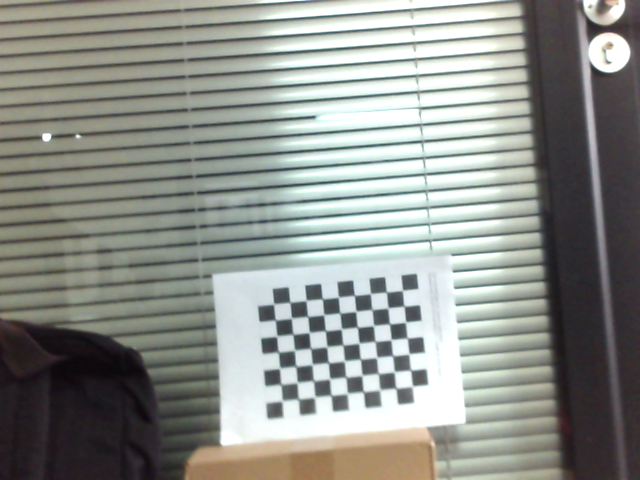
#> input picture image/chessboard-L0.png, 640 x 480 px, given as the content of the folder ./image/chessboard-L, which was not available
$ python Calibrate.py   (older library calls are emulated)
#> lines starting #> are read from the running program, lines starting #| are printed output that depends on the picture; after the words box and inside, x2 and y2 are one past the last pixel; in counts of white or black regions, pixels touching at a corner belong together; pictures that were not available may be replaced by others from this repository, and a replacement may not be noted
# coding: utf-8

# Author: ChanLo
# Date: 2019.4
# Reference: https://albertarmea.com/post/opencv-stereo-camera/

import cv2
import numpy as np
import sys
import os
import glob

# Termination criteria
criteria = (cv2.TERM_CRITERIA_EPS + cv2.TERM_CRITERIA_MAX_ITER, 30, 0.001)
criteriaStereo = (cv2.TERM_CRITERIA_EPS + cv2.TERM_CRITERIA_MAX_ITER, 30, 0.001)

chessboard_size = (9, 7)

# Object points
preObjPoints = np.zeros((chessboard_size[0] * chessboard_size[1], 3), np.float32)
preObjPoints[:, :2] = np.mgrid[0:chessboard_size[0], 0:chessboard_size[1]].T.reshape(-1, 2)

imagesDir = './image'

def FindChessboards(imagesDir):
#> called with imagesDir = './image/chessboard-L'
    cacheFile = imagesDir + '/chessboards.npz'
    try:
        cache = np.load(cacheFile)
        print("Loading data from cache file at " + cacheFile)
        return (list(cache['filenames']),
                list(cache['objectPoints']),
                list(cache['imagePoints']),
                tuple(cache['imageSize']))
    except IOError:
        print("Cache file not found.")

    filenames = []
    objPoints = []
    imagePoints = []
    imageSize = None

    print("Reading images at " + imagesDir)
    imagePaths = glob.glob(imagesDir + "/*.png")

    # Call all saved images
    for imagePath in sorted(imagePaths):
        image = cv2.imread(imagePath)
#> image is the input picture: shape (480, 640, 3); mean B, G, R 139.5, 145.2, 141.9
        grayImage = cv2.cvtColor(image, cv2.COLOR_BGR2GRAY)
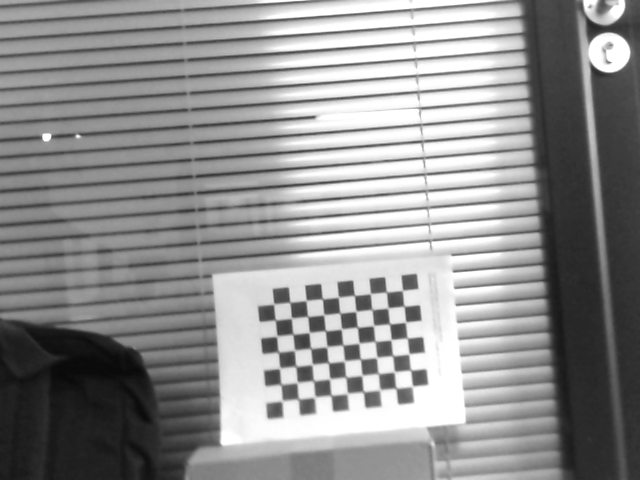
#> grayImage: shape (480, 640); min 9, max 255, mean 143.6
        imageSize = grayImage.shape[::-1]
#> imageSize = (640, 480)

        ret, corners = cv2.findChessboardCorners(grayImage, chessboard_size, None)
#> ret = True; corners = 63 rows, first 8: [413.4, 385.6], [396.3, 388.3], [381.1, 389.2], [363.2, 391.7], [348.2, 392.6], [331.1, 395.1], [315.7, 395.9], [298.4, 398.9]
        if ret:
            filenames.append(os.path.basename(imagePath))
            objPoints.append(preObjPoints)
            cv2.cornerSubPix(grayImage, corners, (11, 11), (-1, -1), criteria)
            imagePoints.append(corners)

        cv2.drawChessboardCorners(image, chessboard_size, corners, ret)
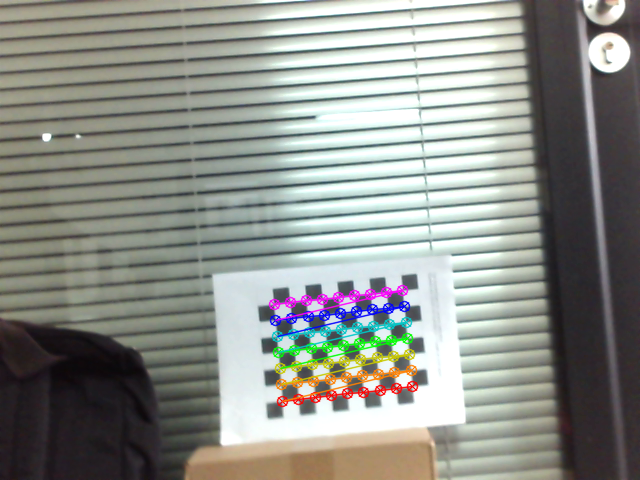
#> image: shape (480, 640, 3); 3.05% of pixels changed, all inside (x1, y1, x2, y2) = (268, 284, 419, 408)
        cv2.imshow(imagesDir, image)

        cv2.waitKey(1)

    cv2.destroyWindow(imagesDir)

    np.savez_compressed(cacheFile,
                        filenames=filenames,
                        objectPoints=objPoints,
                        imagePoints=imagePoints,
                        imageSize=imageSize)
    return (filenames, objPoints, imagePoints, imageSize)

# Camera Calibration
print("Starting calibration for the camera...")

(filenamesL, objPointsL, imagePointsL, imageSizeL) = FindChessboards('./image/chessboard-L')
#> filenamesL = ['chessboard-L0.png']; objPointsL = 1 item; imagePointsL = 1 item; imageSizeL = (640, 480)
(filenamesR, objPointsR, imagePointsR, imageSizeR) = FindChessboards('./image/chessboard-R')
#> filenamesR = ['chessboard-L0.png']; objPointsR = 1 item; imagePointsR = 1 item; imageSizeR = (640, 480)

def GetMatchingPoints(reqFilenames, allFilenames, objPoints, imagePoints):
    reqFilenamesSet = set(reqFilenames)
    reqObjPoints = []
    reqImagePoints = []

    for i, filename in enumerate(allFilenames):
        if filename in reqFilenames:
            reqObjPoints.append(objPoints[i])
            reqImagePoints.append(imagePoints[i])

    return (reqObjPoints, reqImagePoints)

filenames = filenamesL + filenamesR
#> filenames = ['chessboard-L0.png', 'chessboard-L0.png']
#filenames = list(set(filenamesL) & set(filenamesR))
filenames = sorted(filenames)
print("Using these images:")
print(filenames)
#| ['chessboard-L0.png', 'chessboard-L0.png']

(objPointsL, imagePointsL) = GetMatchingPoints(filenames, filenamesL, objPointsL, imagePointsL)
#> in GetMatchingPoints, `reqFilenamesSet = set(reqFilenames)`: reqFilenamesSet = 1 item
#> the loop in GetMatchingPoints, `for i, filename in enumerate(allFilenames):` made 1 pass
(objPointsR, imagePointsR) = GetMatchingPoints(filenames, filenamesR, objPointsR, imagePointsR)
#> the loop in GetMatchingPoints (call 2), `for i, filename in enumerate(allFilenames):` made 1 pass

imageSize = imageSizeL
#> imageSize = (640, 480)
objPoints = objPointsL
#> objPoints = 1 item
#print(objPoints)
#print(imagePointsL)
print(imageSize)
#| (640, 480)

# Determine the new values for different parameters
# Left Side
print("Calibrating left camera...")
retL, mtxL, distL, rvecsL, tvecsL = cv2.calibrateCamera(objPoints, imagePointsL, imageSize, None, None)
#> retL = 0.133; mtxL = [[1892.5, 0, 318.4], [0, 1885.5, 237.9], [0, 0, 1]]; distL = [[3.13, 163.2, -0.132, -0.0903, -11767.2]]; rvecsL = ([0.0168, 0.0481, 3.04],); tvecsL = ([5.83, 9.27, 116.1],)
'''
print("retL: ", retL)
print("mtxL: ", mtxL) # 内参数矩阵
print("distL: ", distL) # 畸变系数
print("rvecsL: ", rvecsL) # 旋转向量
print("tvecsL: ", tvecsL) # 平移向量
'''

# Right Side
print("Calibrating right camera...")
retR, mtxR, distR, rvecsR, tvecsR = cv2.calibrateCamera(objPoints, imagePointsR, imageSize, None, None)
#> retR = 0.133; mtxR has the same summary as mtxL; distR = [[3.13, 163.2, -0.132, -0.0903, -11767.2]]; rvecsR = ([0.0168, 0.0481, 3.04],); tvecsR = ([5.83, 9.27, 116.1],)

# Calibrate the Camera for Stereo
flags = 0
flags |= cv2.CALIB_FIX_INTRINSIC

print("Calibrating cameras together...")
retS, MLS, dLS, MRS, dRS, R, T, E, F = cv2.stereoCalibrate(objPoints,
                                                        imagePointsL,
                                                        imagePointsR,
                                                        mtxL,
                                                        distL,
                                                        mtxR,
                                                        distR,
                                                        imageSize,
                                                        None,
                                                        None,
                                                        None,
                                                        None,
                                                        flags,
                                                        criteriaStereo)
#> retS = 0.131; MLS has the same summary as mtxL; dLS = [[3.13, 163.2, -0.132, -0.0903, -11767.2]]; MRS has the same summary as mtxL; dRS = [[3.13, 163.2, -0.132, -0.0903, -11767.2]]; R = [[1, 7.65e-10, -6.86e-12], [-7.65e-10, 1, -2.52e-11], [6.86e-12, 2.52e-11, 1]]; T = [-6.79e-09, -5.58e-09, -1.51e-07]; E = [[-1.16e-16, 1.51e-07, -5.58e-09], [-1.51e-07, -1.15e-16, 6.79e-09], [5.58e-09, -6.79e-09, 1.33e-19]]; F = [[5.49e-06, -7198.7, 2213626.3], [7198.7, 5.52e-06, -2904484.8], [-2213626.3, 2904484.8, 1]]

print("Rectifying cameras...")
rectifyScale = 0
RL, RR, PL, PR, Q, roiL, roiR = cv2.stereoRectify(MLS, dLS, MRS, dRS, imageSize, R, T, None, None, None, None, None, cv2.CALIB_ZERO_DISPARITY, rectifyScale)
#> RL = [[0.0449, 0.0369, 0.998], [-0.0369, 0.999, -0.0352], [-0.998, -0.0352, 0.0462]]; RR has the same summary as RL; PL = [[359.3, 0, 3675.4, 0], [0, 359.3, 4.68, 0], [0, 0, 1, 0]]; PR = [[359.3, 0, 3675.4, -5.44e-05], [0, 359.3, 4.68, 0], [0, 0, 1, 0]]; Q = [[1, 0, 0, -3675.4], [0, 1, 0, -4.68], [0, 0, 0, 359.3], [0, 0, 6607190.2, 0]]; roiL = (0, 0, 0, 0); roiR = (0, 0, 0, 0)

print("Saving calibration...")
mapXL, mapYL = cv2.initUndistortRectifyMap(MLS, dLS, RL, PL, imageSize, cv2.CV_32FC1)
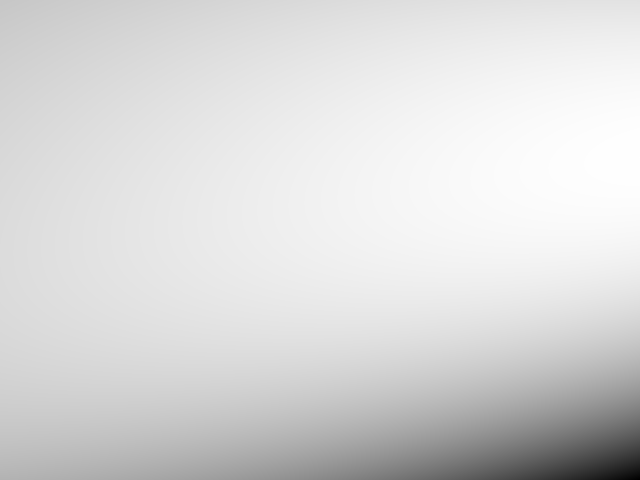
#> mapXL: shape (480, 640) float32; min 488.7, max 607.4, mean 590; drawn with min black and max white
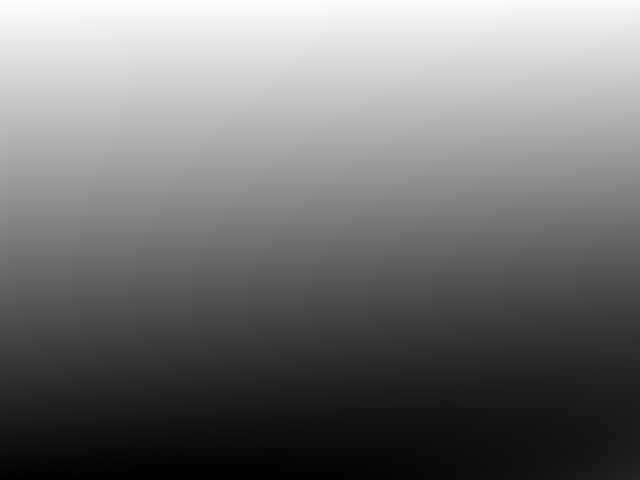
#> mapYL: shape (480, 640) float32; min 73.59, max 309.9, mean 182.1; drawn with min black and max white
mapXR, mapYR = cv2.initUndistortRectifyMap(MRS, dRS, RR, PR, imageSize, cv2.CV_32FC1)
print(mapXL)
#> (printed output is left out)
print(mapXR)
#> (printed output is left out)
np.savez_compressed('./calibration.npz',
                    imageSize=imageSize,
                    mapXL=mapXL,
                    mapYL=mapYL,
                    roiL=roiL,
                    mapXR=mapXR,
                    mapYR=mapYR,
                    roiR=roiR,
                    Q = Q)

$ run again, on image/chessboard-L16.png
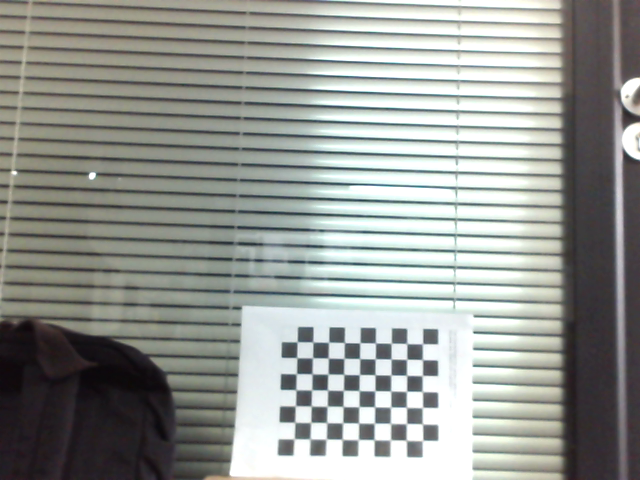
#> input picture image/chessboard-L16.png, 640 x 480 px, given as the content of the folder ./image/chessboard-L, which was not available
#> in FindChessboards, image is the input picture: shape (480, 640, 3); mean B, G, R 147.9, 152.4, 149.2
#> ret = True; corners = 63 rows, first 8: [297.1, 341.8], [312.9, 342], [328.6, 342.2], [344.5, 342.6], [359.9, 342.7], [375.4, 343], [391.3, 343.3], [406.9, 343.5]
#> in FindChessboards, `cv2.drawChessboardCorners(image, chessboard_size, corners, ret)`:
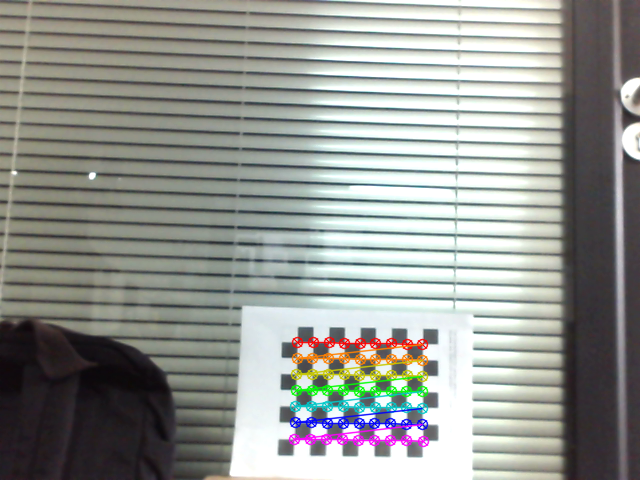
#> image: shape (480, 640, 3); 3.02% of pixels changed, all inside (x1, y1, x2, y2) = (288, 336, 430, 448)
#> filenamesL = ['chessboard-L16.png']; objPointsL = 1 item; imageSizeL = (640, 480)
#> filenamesR = ['chessboard-L16.png']; objPointsR = 1 item; imageSizeR = (640, 480)
#> filenames = ['chessboard-L16.png', 'chessboard-L16.png']
#| ['chessboard-L16.png', 'chessboard-L16.png']
#> reqFilenamesSet = 1 item
#> the loop in GetMatchingPoints, `for i, filename in enumerate(allFilenames):` made 1 pass
#> the loop in GetMatchingPoints (call 2), `for i, filename in enumerate(allFilenames):` made 1 pass
#> `imageSize = imageSizeL`: imageSize = (640, 480)
#> objPoints = 1 item
#| (640, 480)
#> retL = 0.111; mtxL = [[1342.6, 0, 318.6], [0, 1365.8, 241.1], [0, 0, 1]]; distL = [[1.01, 4.03, -0.0543, -0.0363, -192.5]]; rvecsL = ([-0.229, 0.00354, 0.0187],); tvecsL = ([-1.35, 6.34, 85.42],)
#> retR = 0.111; mtxR has the same summary as mtxL; distR = [[1.01, 4.03, -0.0543, -0.0363, -192.5]]; rvecsR = ([-0.229, 0.00354, 0.0187],); tvecsR = ([-1.35, 6.34, 85.42],)
#> retS = 0.111; MLS has the same summary as mtxL; dLS = [[1.01, 4.03, -0.0543, -0.0363, -192.5]]; MRS has the same summary as mtxL; R = [[1, 3.73e-12, 4.61e-13], [-3.73e-12, 1, 8.31e-13], [-4.61e-13, -8.31e-13, 1]]; T = [-3.63e-11, 7.44e-11, 1.16e-09]; E = [[4.3e-21, -1.16e-09, 7.44e-11], [1.16e-09, 4.3e-21, 3.63e-11], [-7.44e-11, -3.63e-11, -6.45e-23]]; F = [[5.19e-06, -1377973.4, 452793819.4], [1377973.4, 5.02e-06, -381262726.2], [-452793819.4, 381262726.2, 1]]
#> RL = [[0.999, 0.0312, 0.0292], [-0.0312, 0.0639, 0.997], [0.0292, -0.997, 0.0648]]; RR has the same summary as RL; PL = [[140.4, 0, 385.3, 0], [0, 140.4, 1804.8, 0], [0, 0, 1, 0]]; PR = [[140.4, 0, 385.3, 0], [0, 140.4, 1804.8, 1.64e-07], [0, 0, 1, 0]]; Q = [[1, 0, 0, -385.3], [0, 1, 0, -1804.8], [0, 0, 0, 140.4], [0, 0, -858706094.6, 0]]; roiL = (0, 0, 0, 0)
#> `mapXL, mapYL = cv2.initUndistortRectifyMap(MLS, dLS, RL, PL, imageSize..`:
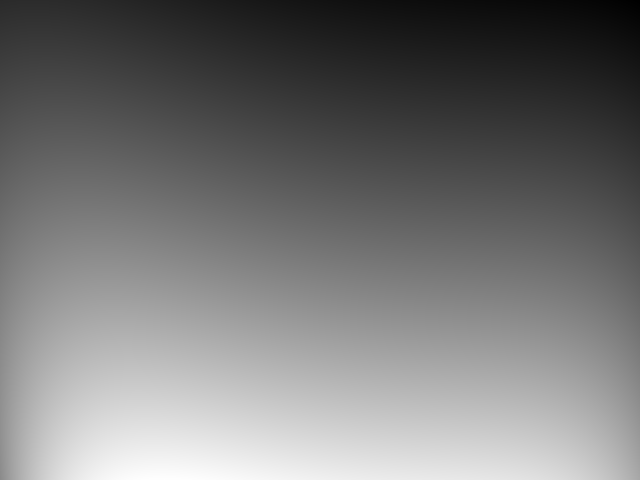
#> mapYL: shape (480, 640) float32; min 433.3, max 479.1, mean 454.5; drawn with min black and max white
#> (printed output is left out)
#> (printed output is left out)

$ run again, on image/chessboard-L17.png
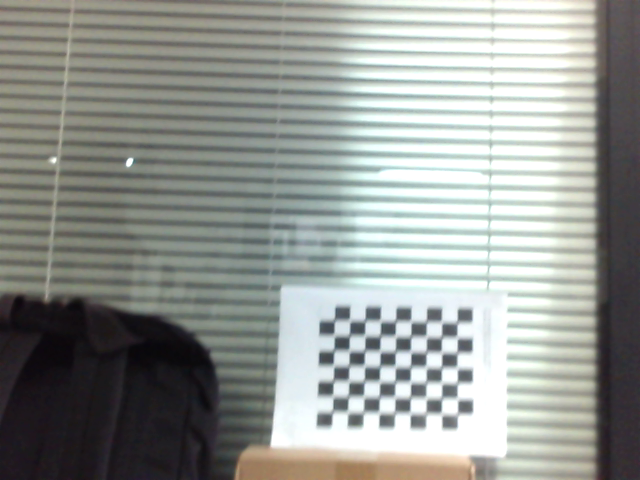
#> input picture image/chessboard-L17.png, 640 x 480 px, given as the content of the folder ./image/chessboard-L, which was not available
#> in FindChessboards, image is the input picture: shape (480, 640, 3); mean B, G, R 147.7, 152, 148.3
#> ret = True; corners = 63 rows, first 8: [334.5, 320.1], [350, 320.5], [365, 320.5], [380.5, 321], [395.4, 321.1], [410.5, 321.5], [426.5, 322], [441.4, 322.1]
#> in FindChessboards, `cv2.drawChessboardCorners(image, chessboard_size, corners, ret)`:
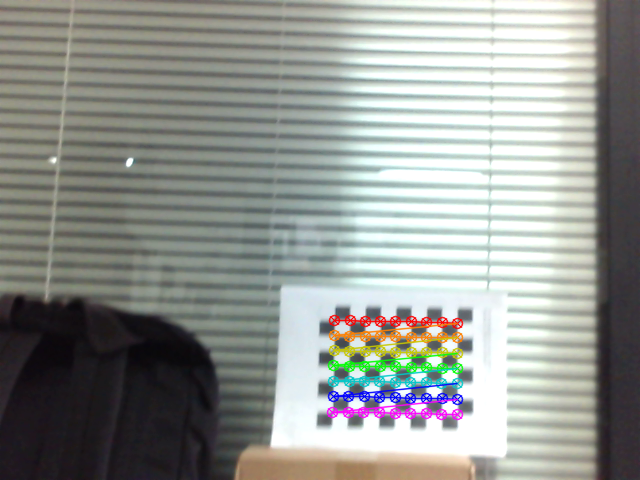
#> image: shape (480, 640, 3); 2.97% of pixels changed, all inside (x1, y1, x2, y2) = (326, 314, 464, 421)
#> filenamesL = ['chessboard-L17.png']; objPointsL = 1 item; imageSizeL = (640, 480)
#> filenamesR = ['chessboard-L17.png']; objPointsR = 1 item; imageSizeR = (640, 480)
#> filenames = ['chessboard-L17.png', 'chessboard-L17.png']
#| ['chessboard-L17.png', 'chessboard-L17.png']
#> reqFilenamesSet = 1 item
#> the loop in GetMatchingPoints, `for i, filename in enumerate(allFilenames):` made 1 pass
#> the loop in GetMatchingPoints (call 2), `for i, filename in enumerate(allFilenames):` made 1 pass
#> `imageSize = imageSizeL`: imageSize = (640, 480)
#> objPoints = 1 item
#| (640, 480)
#> retL = 0.165; mtxL = [[1257.6, 0, 293.2], [0, 1211.8, 220.3], [0, 0, 1]]; distL = [[1.13, -21.03, -0.00866, -0.045, 237.2]]; rvecsL = ([-0.155, 0.0593, 0.0171],); tvecsL = ([2.72, 6.79, 82.4],)
#> retR = 0.165; mtxR has the same summary as mtxL; distR = [[1.13, -21.03, -0.00866, -0.045, 237.2]]; rvecsR = ([-0.155, 0.0593, 0.0171],); tvecsR = ([2.72, 6.79, 82.4],)
#> retS = 0.165; MLS has the same summary as mtxL; dLS = [[1.13, -21.03, -0.00866, -0.045, 237.2]]; MRS has the same summary as mtxL; R = [[1, 3.09e-13, 8.53e-14], [-3.09e-13, 1, 1.13e-13], [-8.53e-14, -1.13e-13, 1]]; T = [5.34e-14, 7.85e-12, 1.21e-10]; E = [[3.69e-23, -1.21e-10, 7.85e-12], [1.21e-10, 3.75e-23, -5.34e-14], [-7.85e-12, 5.34e-14, -6.63e-25]]; F = [[5.4e-06, -18447714.2, 5.51e+09], [18447714.2, 5.92e-06, -5.42e+09], [-5.51e+09, 5.42e+09, 1]]
#> RL = [[1, -0.000439, -0.000412], [0.000439, 0.0645, 0.998], [-0.000412, -0.998, 0.0645]]; RR has the same summary as RL; PL = [[253.6, 0, 373.5, 0], [0, 253.6, 2524.2, 0], [0, 0, 1, 0]]; PR = [[253.6, 0, 373.5, 0], [0, 253.6, 2524.2, 3.08e-08], [0, 0, 1, 0]]; Q = [[1, 0, 0, -373.5], [0, 1, 0, -2524.2], [0, 0, 0, 253.6], [0, 0, -8.22e+09, 0]]; roiL = (0, 0, 0, 0)
#> `mapXL, mapYL = cv2.initUndistortRectifyMap(MLS, dLS, RL, PL, imageSize..`:
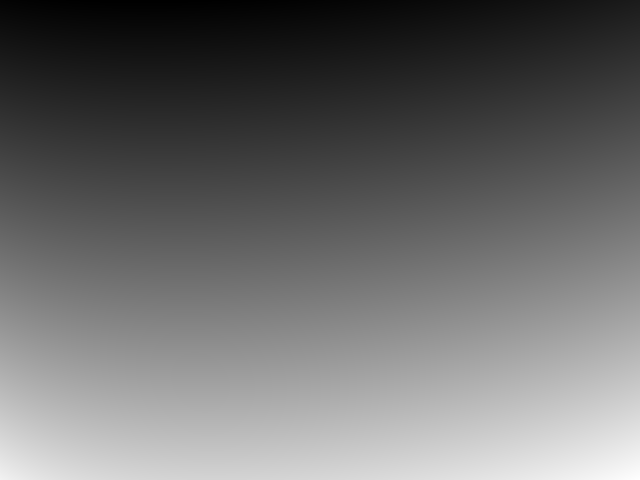
#> mapYL: shape (480, 640) float32; min 424, max 460.6, mean 439.4; drawn with min black and max white
#> (printed output is left out)
#> (printed output is left out)

$ run again, on image/chessboard-L18.png
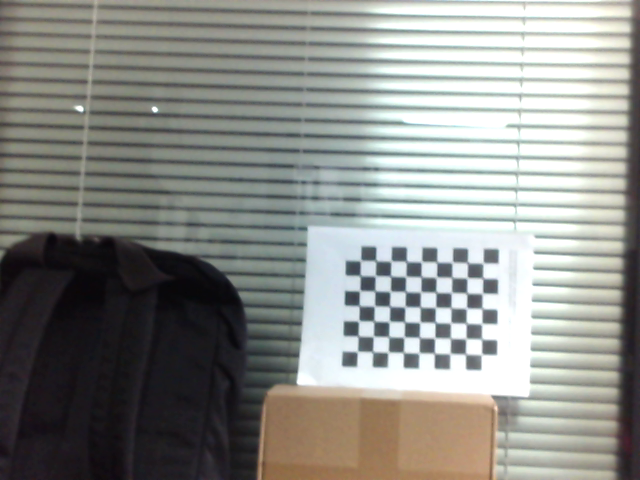
#> input picture image/chessboard-L18.png, 640 x 480 px, given as the content of the folder ./image/chessboard-L, which was not available
#> in FindChessboards, image is the input picture: shape (480, 640, 3); mean B, G, R 137.1, 141.6, 140.2
#> ret = True; corners = 63 rows, first 8: [360.9, 260.2], [375.8, 260.6], [391.6, 260.3], [406.1, 261], [420.7, 262.5], [436.6, 262.4], [452.3, 262.1], [467.1, 261.6]
#> in FindChessboards, `cv2.drawChessboardCorners(image, chessboard_size, corners, ret)`:
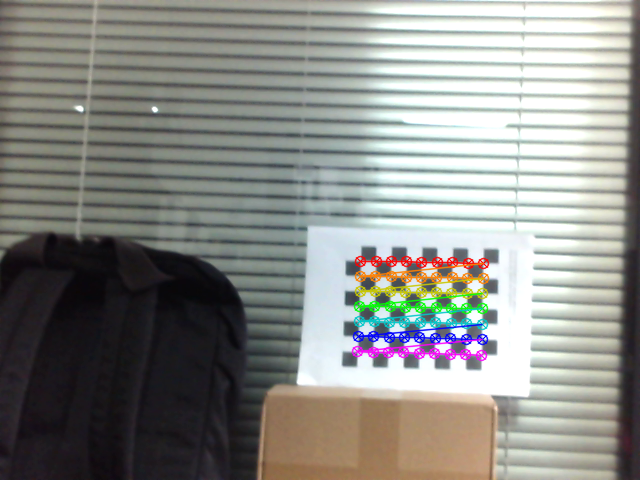
#> image: shape (480, 640, 3); 2.96% of pixels changed, all inside (x1, y1, x2, y2) = (351, 255, 490, 362)
#> filenamesL = ['chessboard-L18.png']; objPointsL = 1 item; imageSizeL = (640, 480)
#> filenamesR = ['chessboard-L18.png']; objPointsR = 1 item; imageSizeR = (640, 480)
#> filenames = ['chessboard-L18.png', 'chessboard-L18.png']
#| ['chessboard-L18.png', 'chessboard-L18.png']
#> reqFilenamesSet = 1 item
#> the loop in GetMatchingPoints, `for i, filename in enumerate(allFilenames):` made 1 pass
#> the loop in GetMatchingPoints (call 2), `for i, filename in enumerate(allFilenames):` made 1 pass
#> `imageSize = imageSizeL`: imageSize = (640, 480)
#> objPoints = 1 item
#| (640, 480)
#> retL = 0.113; mtxL = [[1764.2, 0, 267.2], [0, 1742, 271], [0, 0, 1]]; distL = [[0.347, 29.62, -0.0149, -0.0881, 37.62]]; rvecsL = ([-0.175, 0.0911, 0.0317],); tvecsL = ([6.07, -0.683, 113.1],)
#> retR = 0.113; mtxR = [[1764.2, 0, 267.2], [0, 1742, 271], [0, 0, 1]]; distR = [[0.347, 29.62, -0.0149, -0.0881, 37.62]]; rvecsR = ([-0.175, 0.0911, 0.0317],); tvecsR = ([6.07, -0.683, 113.1],)
#> retS = 0.113; MLS = [[1764.2, 0, 267.2], [0, 1742, 271], [0, 0, 1]]; dLS = [[0.347, 29.62, -0.0149, -0.0881, 37.62]]; MRS = [[1764.2, 0, 267.2], [0, 1742, 271], [0, 0, 1]]; dRS = [[0.347, 29.62, -0.0149, -0.0881, 37.62]]; R = [[1, -2.69e-14, 1.21e-14], [2.69e-14, 1, 3.09e-15], [-1.21e-14, -3.09e-15, 1]]; T = [1.28e-12, 2.2e-13, 2.75e-11]; E = [[-7.42e-25, -2.75e-11, 2.2e-13], [2.75e-11, -7.36e-25, -1.28e-12], [-2.2e-13, 1.28e-12, 1.3e-27]]; F = [[3.05e-06, 114325938.9, -3.26e+10], [-114325938.9, 3.1e-06, 4e+10], [3.26e+10, -4e+10, 1]]
#> RL = [[0.0466, 0.00799, 0.999], [-0.00799, 1, -0.00762], [-0.999, -0.00762, 0.0467]]; RR has the same summary as RL; PL = [[114.1, 0, 1412.5, 0], [0, 114.1, 192.6, 0], [0, 0, 1, 0]]; PR = [[114.1, 0, 1412.5, 3.14e-09], [0, 114.1, 192.6, 0], [0, 0, 1, 0]]; Q = [[1, 0, 0, -1412.5], [0, 1, 0, -192.6], [0, 0, 0, 114.1], [0, 0, -3.64e+10, 0]]; roiL = (0, 0, 0, 0)
#> `mapXL, mapYL = cv2.initUndistortRectifyMap(MLS, dLS, RL, PL, imageSize..`:
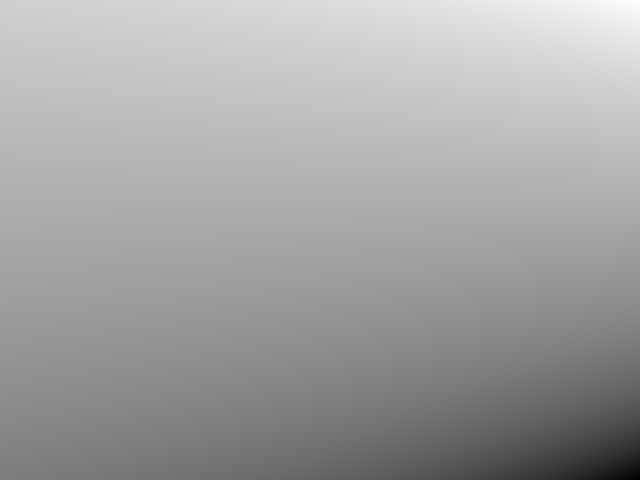
#> mapYL: shape (480, 640) float32; min -1053.6, max 889.9, mean 190.3; drawn with min black and max white
#> (printed output is left out)
#> (printed output is left out)
